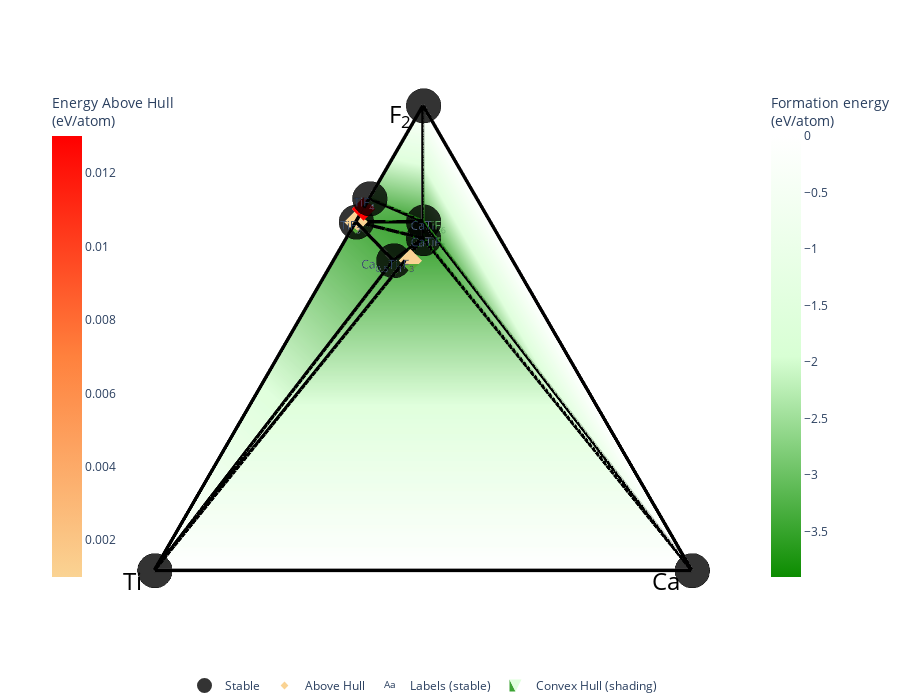

The notebook cell this image was saved under:
### Code cell
phase_diagram_2 = CompoundPhaseDiagram(entries,[Composition("Ca"),
                                                Composition("Ti"),
                                                Composition("F")])

compound_plotter_2 = PDPlotter(phase_diagram_2, show_unstable=True, backend = "matplotlib",  markersize=20)
z = compound_plotter_2.get_plot(label_unstable=False, label_stable=True)
#z.savefig('CaxTi2F7.pdf')
z.show()   

compound_plotter_2 = PDPlotter(phase_diagram_2, show_unstable = 0.2, markerize=20)
y = compound_plotter_2.get_plot(phase_diagram_2, label_unstable=True)
y.show()

### Figure 1 — Plotly figure (JSON) as saved in the notebook; plotly's stock layout.template omitted (floating-point values rounded to 4 significant figures)
{"data": [{"hoverinfo": "none", "line": {"color": "rgba(0,0,0,1.0)", "width": 7}, "mode": "lines", "showlegend": false, "type": "scatter3d", "x": [0.6495, 0.6928, null, 0.5774, 0, null, 0.6495, 0.6186, null, 0.5774, 0.6186, null, 0.6928, 0.6495, null, 0.6186, 0, null, 0.6495, 0.5774, null, 0.6495, 0.866, null, 0.866, 0, null, 0.6928, 0.866, null, 0, 0, null, 0.6186, 0.6495, null, 0.6495, 0.6495, null, 0.6186, 0, null, 0.6495, 0, null, 0.6495, 0, null], "y": [0.625, 0.6, null, 0.5556, 1, null, 0.625, 0.5, null, 0.5556, 0.5, null, 0.6, 0.5, null, 0.5, 0, null, 0.625, 0.5556, null, 0.5, 0.5, null, 0.5, 0, null, 0.6, 0.5, null, 1, 0, null, 0.5, 0.5, null, 0.625, 0.5, null, 0.5, 1, null, 0.5, 0, null, 0.625, 1, null], "z": [-3.655, -3.366, null, -3.623, 0, null, -3.655, -3.902, null, -3.623, -3.902, null, -3.366, -3.774, null, -3.902, 0, null, -3.655, -3.623, null, -3.774, 0, null, 0, 0, null, -3.366, 0, null, 0, 0, null, -3.902, -3.774, null, -3.655, -3.774, null, -3.902, 0, null, -3.774, 0, null, -3.655, 0, null]}, {"hoverinfo": "none", "line": {"color": "rgba (0, 0, 0, 0.4)", "dash": "solid", "width": 1}, "mode": "lines", "showlegend": false, "type": "scatter3d", "x": [0.866, 0, null, 0.866, 0, null, 0.866, 0, null, 0.866, 0, null, 0, 0, null, 0, 0, null, 0.866, 0.866, null, 0, 0, null, 0, 0, null], "y": [0.5, 1, null, 0.5, 1, null, 0.5, 0, null, 0.5, 0, null, 1, 0, null, 1, 0, null, 0.5, 0.5, null, 1, 1, null, 0, 0, null], "z": [0, 0, null, -3.902, -3.902, null, 0, 0, null, -3.902, -3.902, null, 0, 0, null, -3.902, -3.902, null, 0, -3.902, null, 0, -3.902, null, 0, -3.902, null]}, {"colorbar": {"len": 0.75, "title": {"text": "Formation energy<br>(eV/atom)"}, "x": 0.9}, "colorscale": [[0, "#0c8c00"], [0.5, "#d8ffd4"], [1, "#ffffff"]], "flatshading": true, "hoverinfo": "none", "i": [9, 5, 5, 0, 9, 3, 5, 5, 3], "intensity": [-3.655, -3.366, -3.481, -3.623, -3.902, -3.774, -3.641, 0, 0, 0], "j": [5, 1, 1, 3, 4, 4, 4, 4, 4], "k": [7, 7, 0, 8, 8, 8, 9, 0, 0], "lighting": {"ambient": 1, "diffuse": 0}, "name": "Convex Hull (shading)", "opacity": 0.8, "showlegend": true, "type": "mesh3d", "x": [0.6495, 0.6928, 0.6736, 0.5774, 0.6186, 0.6495, 0.5774, 0.866, 0, 0], "y": [0.625, 0.6, 0.6111, 0.5556, 0.5, 0.5, 0.5238, 0.5, 1, 0], "z": [-3.655, -3.366, -3.481, -3.623, -3.902, -3.774, -3.641, 0, 0, 0]}, {"hoverinfo": "skip", "mode": "text", "name": "Labels (stable)", "opacity": 1, "showlegend": true, "text": ["TiF<sub>3</sub>", "TiF<sub>4</sub>", "Ca<sub>0.5</sub>Ti<sub>1</sub>F<sub>3</sub>", "CaTiF<sub>5</sub>", "CaTiF<sub>6</sub>"], "textposition": ["middle center", "middle center", "middle center", "middle center", "middle center"], "type": "scatter3d", "visible": true, "x": [0.6395, 0.6828, 0.5674, 0.6086, 0.6395], "y": [0.635, 0.61, 0.5656, 0.49, 0.49], "z": [-3.264, -2.976, -3.233, -3.512, -3.384]}, {"hoverinfo": "text", "hoverlabel": {"font": {"size": 14}}, "hovertext": ["TiF<sub>3</sub> (None) <br> -3.654 eV/atom (+0.001 eV/atom)", "Ti<sub>2</sub>F<sub>7</sub> (None) <br> -3.481 eV/atom (+0.013 eV/atom)", "Ca<sub>1.5</sub>Ti<sub>2</sub>F<sub>7</sub> (None) <br> -3.641 eV/atom (+0.001 eV/atom)"], "marker": {"color": [0.001, 0.013, 0.001], "colorbar": {"len": 0.75, "title": {"text": "Energy Above Hull<br>(eV/atom)"}, "x": 0.05}, "colorscale": [[0, "#fad393"], [0.5, "#ff813d"], [1, "#ff0000"]], "size": 6, "symbol": "diamond"}, "mode": "markers", "name": "Above Hull", "showlegend": true, "type": "scatter3d", "x": [0.6495, 0.6736, 0.5774], "y": [0.625, 0.6111, 0.5238], "z": [-3.654, -3.481, -3.641]}, {"error_z": {"array": [0, 0, 0, 0, 0, 0, 0, 0], "color": "darkgray", "thickness": 5, "type": "data", "width": 10}, "hoverinfo": "text", "hoverlabel": {"font": {"size": 14}}, "hovertext": ["TiF<sub>3</sub> (None) <br> -3.655 eV/atom", "TiF<sub>4</sub> (None) <br> -3.366 eV/atom", "Ca<sub>0.5</sub>Ti<sub>1</sub>F<sub>3</sub> (None) <br> -3.623 eV/atom", "Ti (None) <br> 0.0 eV/atom", "CaTiF<sub>5</sub> (None) <br> -3.902 eV/atom", "CaTiF<sub>6</sub> (None) <br> -3.774 eV/atom", "Ca (None) <br> 0.0 eV/atom", "F<sub>2</sub> (None) <br> 0.0 eV/atom"], "marker": {"color": "black", "line": {"color": "black", "width": 3}, "opacity": 0.8, "size": 12}, "mode": "markers", "name": "Stable", "showlegend": true, "type": "scatter3d", "x": [0.6495, 0.6928, 0.5774, 0, 0.6186, 0.6495, 0, 0.866], "y": [0.625, 0.6, 0.5556, 1, 0.5, 0.5, 0, 0.5], "z": [-3.655, -3.366, -3.623, 0, -3.902, -3.774, 0, 0]}], "layout": {"autosize": true, "height": 700, "hovermode": "closest", "legend": {"orientation": "h", "traceorder": "reversed", "x": 0.5, "xanchor": "center", "y": 0, "yanchor": "top"}, "margin": {"b": 10, "l": 0, "pad": 0, "r": 0, "t": 0}, "paper_bgcolor": "rgba(0,0,0,0)", "plot_bgcolor": "rgba(0,0,0,0)", "scene": {"annotations": [{"align": "center", "font": {"color": "#000000", "size": 24}, "opacity": 1, "showarrow": false, "text": "Ti", "x": 0, "xanchor": "right", "xshift": -10, "y": 1, "yanchor": "auto", "yshift": -10, "z": -3.512}, {"align": "center", "font": {"color": "#000000", "size": 24}, "opacity": 1, "showarrow": false, "text": "Ca", "x": 0, "xanchor": "right", "xshift": -10, "y": 0, "yanchor": "auto", "yshift": -10, "z": -3.512}, {"align": "center", "font": {"color": "#000000", "size": 24}, "opacity": 1, "showarrow": false, "text": "F<sub>2</sub>", "x": 0.866, "xanchor": "right", "xshift": -10, "y": 0.5, "yanchor": "auto", "yshift": -10, "z": -3.512}, {"opacity": 0, "text": "", "x": 1, "y": 1, "z": 0}], "aspectratio": {"x": 1.7, "y": 1.7, "z": 1.2}, "camera": {"center": {"x": -0.1, "y": 0, "z": -0.15}, "eye": {"x": -0.1, "y": 0, "z": 2.5}, "projection": {"type": "orthographic"}}, "xaxis": {"autorange": true, "showaxeslabels": false, "showgrid": false, "showline": false, "showspikes": false, "showticklabels": false, "ticks": "", "visible": false, "zeroline": false}, "yaxis": {"autorange": true, "showaxeslabels": false, "showgrid": false, "showline": false, "showspikes": false, "showticklabels": false, "ticks": "", "visible": false, "zeroline": false}, "zaxis": {"autorange": true, "showaxeslabels": false, "showgrid": false, "showline": false, "showspikes": false, "showticklabels": false, "ticks": "", "visible": false, "zeroline": false}}, "showlegend": true}}
